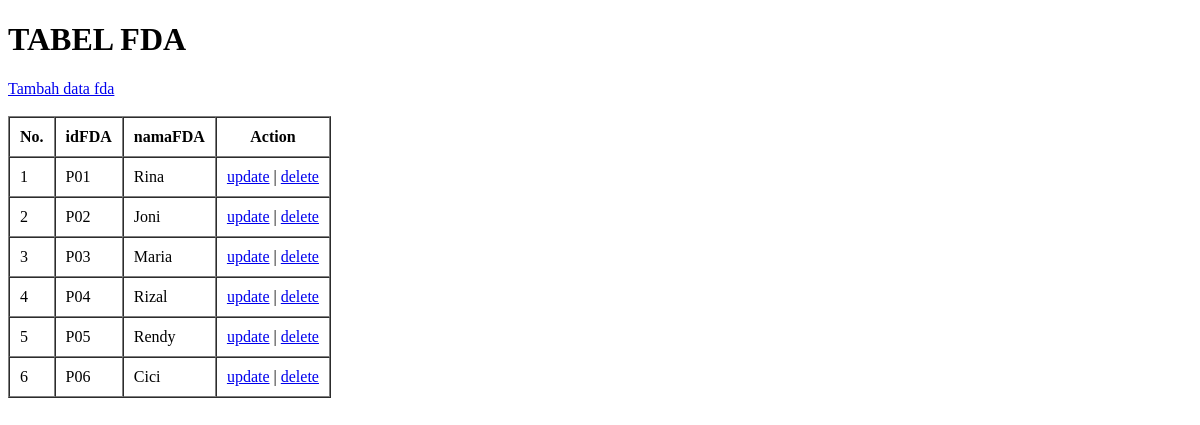
The app's page /fdatabel.php, older data.
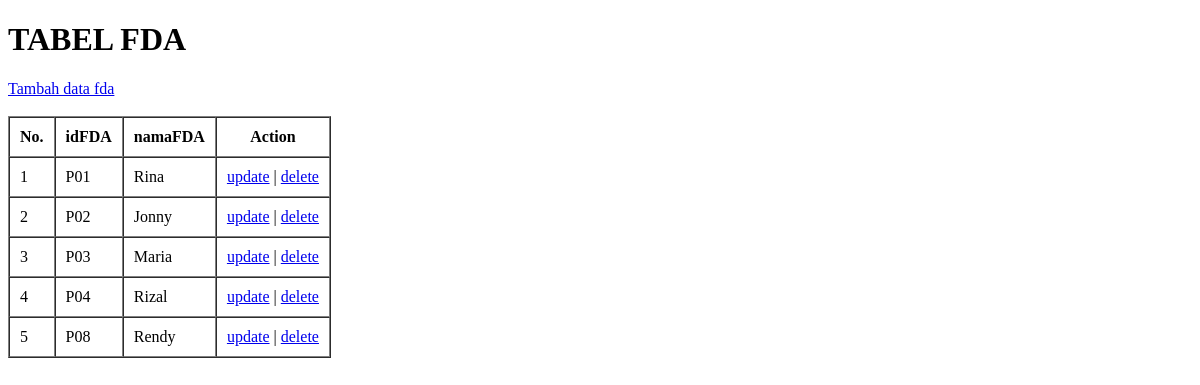
The same page, newer data.
### tables this page shows
CREATE TABLE `fda` (
  `idFDA` char(3) NOT NULL,
  `namaFDA` varchar(30) NOT NULL
);

### functions.php (called while the page is built, shortened)
<?php
$conn = mysqli_connect("localhost","root","","iRooms");
function query($query){
    global $conn;
    $result = mysqli_query($conn, $query);
    $rows = [];
    while($row = mysqli_fetch_assoc($result)) {
        $rows[] = $row;
    }
    return $rows;
}
?>

### fdatabel.php (the view, shortened to what this page needs)
<?php
require 'functions.php';
$fda = query("SELECT * FROM fda");
?>
<!DOCTYPE html>
<html>
<head>
</head>
<body>
<h1>TABEL FDA</h1>
<a href="fdacreate.php">Tambah data fda</a>
<br><br>
<table border="1" cellpadding="10" cellspacing="0">
    <tr>
        <th>No.</th>
        <th>idFDA</th>
        <th>namaFDA</th>
        <th>Action</th>
    </tr>
    <?php $i = 1; ?>
    <?php foreach($fda as $row) : ?>
    <tr>
        <td><?= $i?></td>
        <td><?= $row["idFDA"]; ?></td>
        <td><?= $row["namaFDA"]; ?></td>
        <td>
            <a href="fdaupdate.php?idFDA=<?= $row["idFDA"]; ?>">update</a> |
            <a href="fdadelete.php?idFDA=<?= $row["idFDA"]; ?>"onclick="return confirm('are you sure?');">delete</a>
        </td>
    <?php $i ++ ?>
    </tr>
    <?php endforeach; ?>
</table>
</body>
</html>

Row changes from the older to the newer data that the page shows:
removed fda: idFDA "P05", namaFDA "Rendy"
removed fda: idFDA "P06", namaFDA "Cici"
changed fda "P02": namaFDA "Joni" → "Jonny"
added fda: idFDA "P08", namaFDA "Rendy"
